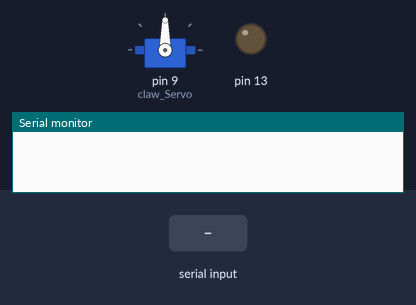
A sketch run on a simulated Arduino Uno, built with avr-gcc and run on an emulated ATmega328P. Parts: servo, output pins drawn as LEDs (lit = HIGH), the last lines printed to the serial monitor. The test bench sets the inputs (shaded band).

Above: at 1.2 s.
1.3 s: "C,45\n" received over Serial
At 1.6 s:
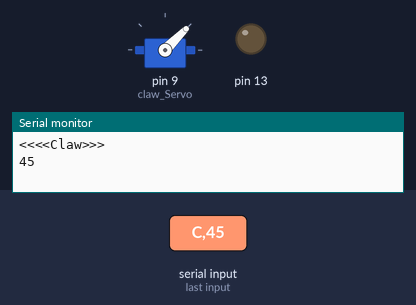
2.8 s: "C" received over Serial
At 4.5 s:
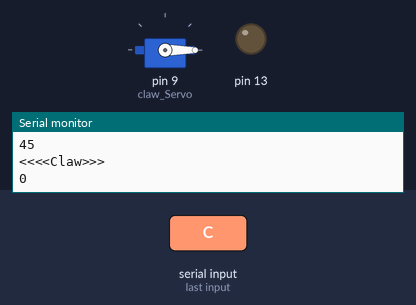
5.3 s: "C90\n" received over Serial
At 5.8 s:
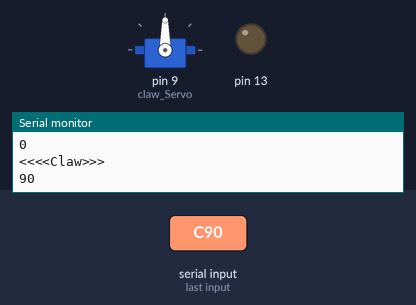
Timing chart, 0 to 8.3 s (numbered marks = the images above; inputs shaded):
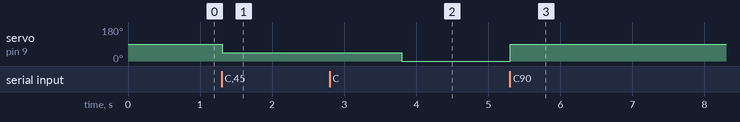

The sketch:

Bluetooth_controlled_servo.ino
```cpp
#include<Servo.h>
int incoming_Int;
char incoming_Char;

Servo claw_Servo;
Servo wrist_Servo;
Servo elbow_Servo;
Servo should1_Servo;
Servo should2_Servo;
void claw_Active(int claw_Pos) {
  Serial.println("<<<<Claw>>>");
  claw_Servo.write(claw_Pos);
  Serial.println(claw_Pos);
}
void wrist_Active(int wrist_Pos) {
  Serial.println("<<<<Wrist>>>");
  wrist_Servo.write(wrist_Pos);
  Serial.println(wrist_Pos);
  }

void elbow_Active(int elbow_Pos){
 Serial.println("<<<<Elbow>>>>");
 elbow_Servo.write(elbow_Pos);
  }
  void should1_Active(int should1_Pos){
    Serial.println("<<<<First Shoulder>>>>");
    should1_Servo.write(should1_Pos);
    Serial.println(should1_Pos);
    }
     void should2_Active(int should2_Pos){
    Serial.println("<<<<Second Shoulder>>>>");
    should1_Servo.write(should2_Pos);
    Serial.println(should2_Pos);
    }

void setup() {
  Serial.begin(9600);
  claw_Servo.attach(9);
  pinMode(13, OUTPUT);
}
void loop() {
  if (Serial.available() > 0) {
    incoming_Char = Serial.read();
    if (incoming_Char == 'C') {
      incoming_Int = Serial.parseInt();
      claw_Active(incoming_Int);
    }
    else if (incoming_Char == 'c') {
      Serial.println("<<<<Claw Inactive>>>>");
    }
    else if (incoming_Char == 'W') {
      incoming_Int = Serial.parseInt();
      wrist_Active(incoming_Int);
    }
    else if (incoming_Char == 'w') {
      Serial.println("<<<<Wrist Inactive>>>>");
    }
    else if(incoming_Char=='E'){
      incoming_Int=Serial.parseInt();
      elbow_Active(incoming_Int);
      }
      else if(incoming_Char=='e'){
        Serial.println("<<<<Elbow Inactive>>>>");
        }
       else if(incoming_Char=='S'){
        incoming_Int=Serial.parseInt();
        should1_Active(incoming_Int);
        }
  }
}
```

Measured:
- after the input at 1.3 s, servo on pin 9 (claw_Servo): 90° → 45° at once
- after the input at 2.8 s, servo on pin 9 (claw_Servo): 45° → 0° after 1.0 s
- after the input at 5.3 s, servo on pin 9 (claw_Servo): 0° → 90° at once
